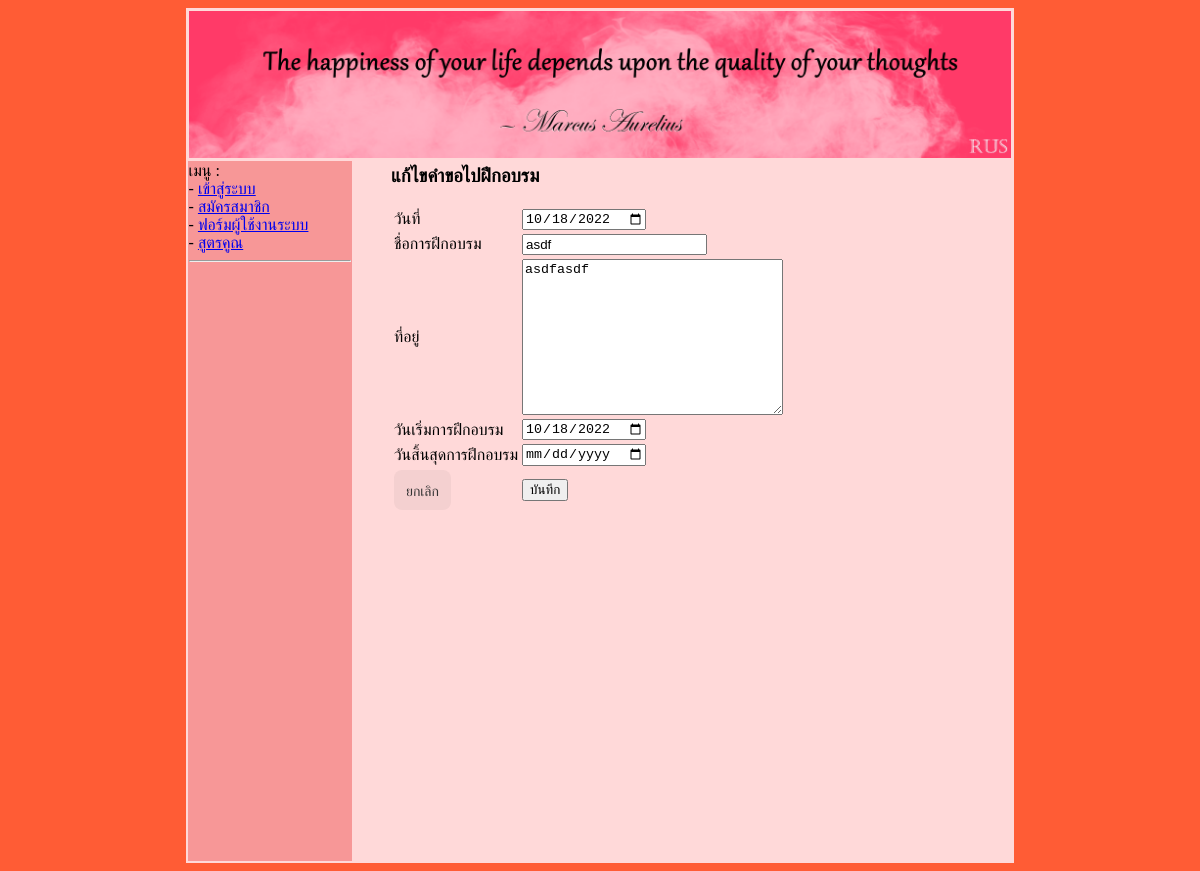
/train_edit.php?train_id=1, run on the app's committed database.
### tables this page shows
CREATE TABLE `train` (
  `train_id` int(11) NOT NULL,
  `train_date` date NOT NULL,
  `train_name` varchar(255) NOT NULL,
  `train_address` varchar(255) NOT NULL,
  `train_startdate` date NOT NULL,
  `train_enddate` date NOT NULL,
  `mem_id` int(11) NOT NULL,
  `boss_id` int(11) NOT NULL,
  `train_status` int(11) NOT NULL
);

### train_edit.php (the view, shortened to what this page needs)
<?php
    include("./header.php");
    include("./menu.php");
    include("./sqliConnect.php");
    $train_id = $_GET['train_id'];
    $sql = "select * from train where train_id=$train_id;";
    $result = $mysqli->query($sql);
    $row = $result->fetch_assoc();
    $train_date = $row['train_date'];
    $train_name = $row['train_name'];
    $train_address = $row['train_address'];
    $train_startdate = $row['train_startdate'];
    $train_enddate = $row['train_enddate'];
?>
<table width="90%" align="center">
    <tr>
        <td>
            <h3>แก้ไขคำขอไปฝึกอบรม</h3>
            <form action="./train_proedit.php" method="post">
                <table>
                    <tr>
                        <td>วันที่</td>
                        <td><input type="date" name="train_date" value="<?php echo "$train_date" ?>"></td>
                    </tr>
                    <tr>
                        <td>ชื่อการฝึกอบรม</td>
                        <td><input type="text" name="train_name" value="<?php echo "$train_name"?>"></td>
                    </tr>
                    <tr>
                        <td>ที่อยู่</td>
                        <td><textarea name="train_address" cols="30" rows="10"><?php echo "$train_address" ?></textarea></td>
                    </tr>
                    <tr>
                        <td>วันเริ่มการฝึกอบรม</td>
                        <td><input type="date" name="train_startdate" value="<?php echo "$train_startdate" ?>"></td>
                    </tr>
                    <tr>
                        <td>วันสิ้นสุดการฝึกอบรม</td>
                        <td><input type="date" name="train_enddate" value="<?php echo "$train_enddate" ?>"></td>
                    </tr>
                    <tr>
                        <td><a href="./train_show.php" class="button-2">ยกเลิก</a></td>
                        <td><input type="submit" value="บันทึก"></td>
                    </tr>
                </table>
            </form>
        </td>
    </tr>
</table>
<?php
    include("./footer.php");
?>

### css/style.css (style rules this page uses)
.button-2 { background-color: rgba(51, 51, 51, 0.05); border-radius: 8px; border-width: 0; color: #333333; cursor: pointer; display: inline-block; font-family: "Haas Grot Text R Web", "Helvetica Neue", Helvetica, Arial, sans-serif; font-size: 14px; font-weight: 500; line-height: 20px; list-style: none; margin: 0; padding: 10px 12px; text-align: center; transition: all 200ms; vertical-align: baseline; white-space: nowrap; user-select: none; -webkit-user-select: none; touch-action: manipulation; text-decoration: none; }
body { background-color: rgb(255, 92, 53); }

### data on the page
train: train_date "10/18/2022", train_name "asdf", train_address "asdfasdf", train_startdate "10/18/2022"
